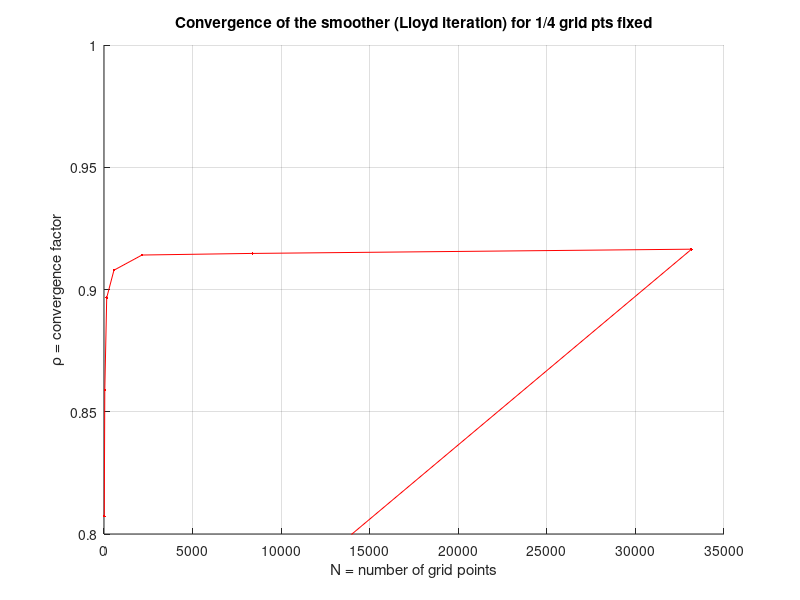

Here is the MATLAB script that generated this plot:
data = load('rho.txt');
%data2=load('rhoLloyd.txt');

figure;
hold on;
grid on;
axis([0 35000 0.8 1]);
xlabel('N = number of grid points');
ylabel('\rho = convergence factor');
title('Convergence of the smoother (Lloyd iteration) for 1/4 grid pts fixed');
plot(data(:,1),data(:,2),'r.-');
%plot(data2(:,1),data2(:,2),'bo-');